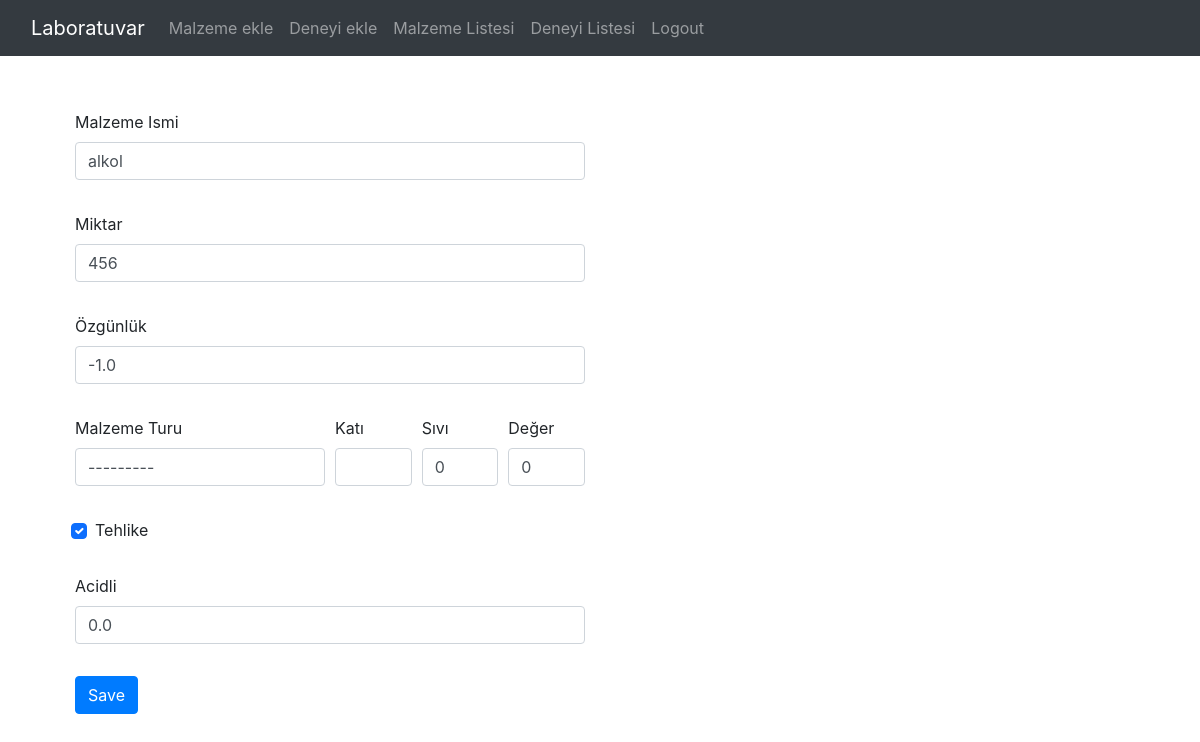
The page /update_items/1/ (signed in) on the database its author committed.
### Lab/models.py (models this page shows, shortened)
class Material(models.Model):
	adi = models.CharField('Malzeme Ismi', max_length=120, default='', blank=True, null=True)  # 1 malzemelerin ismi
	miktar = models.IntegerField(default='0', blank=True, null=True)  # malzemelerin miktari
	CHOICES = (('kati','katı'),
		      ('sivi','sıvı'),
		      ('gaz', 'gaz'),
		      )
	Materialtype = models.CharField('Malzeme Turu',max_length=5, default='', blank=True, null=True,choices=CHOICES)
	kati = models.CharField('Katı',max_length=120, default='', blank=True, null=True)
	sivi = models.IntegerField('Sıvı',default='0', blank=True, null=True)
	deger  = models.IntegerField('Değer',default='0', blank=True, null=True)
	özgünlük = models.IntegerField('Özgünlük', default='0', blank=True, null=True)
	tehlike = models.BooleanField(default=False)
	acidli = models.FloatField(default='0', blank=True, null=True)
	class Meta:
		verbose_name_plural='Malzemeler'

### Lab/views.py (the view)
# urls.py: path('update_items/<str:pk>/', views.update_malzeme, name="update-malzeme"),
def update_malzeme(request, pk):
	queryset = Material.objects.get(id=pk)
	form = MalzemeUpdateForm(instance=queryset)
	if request.method == 'POST':
		form = MalzemeUpdateForm(request.POST, instance=queryset)
		if form.is_valid():
			form.save()
			return redirect('malzeme-listesi')
	context = {
		'form':form
	}
	return render(request, 'add_malzeme.html', context)

### Lab/forms.py
class MalzemeUpdateForm(forms.ModelForm):
	class Meta:
		model = Material
		fields = [
					'adi','miktar','özgünlük',
					'Materialtype','kati','sivi',
					'deger','tehlike','acidli',
			]

### Templates/add_malzeme.html (shortened to what this page needs)
 {% extends 'base.html' %}
{% load static %}
{% load crispy_forms_tags %}
{% block content %}
{% if user.is_authenticated %}
<!DOCTYPE html>
<html>
<head>
	<link rel="stylesheet" type="text/css" href="https://stackpath.bootstrapcdn.com/bootstrap/4.5.2/css/bootstrap.min.css">
	<link href="{% static '/css/stylesheet.css' %}" rel="stylesheet">
</head>
<body>
<div class="myForm">
    <form method='POST' action=''>{% csrf_token %}
        <div class="row">
            <div class='col-sm-6'>
				<div class="form-row">
                  <div class="form-group col-md-12">
                    {{ form.adi|as_crispy_field }}
                  </div>
                  <div class="form-group col-md-12">
                    {{ form.miktar|as_crispy_field }}
                  </div>
                  <div class="form-group col-md-12">
                    {{ form.özgünlük|as_crispy_field }}
                  </div>
                </div>
                <div class="form-row">
                  <div class="form-group col-md-6">
                    {{ form.Materialtype|as_crispy_field }}
                  </div>
                  <div class="form-group col-md-2">
                    {{ form.kati|as_crispy_field }}
                  </div>
                  <div class="form-group col-md-2">
                    {{ form.sivi|as_crispy_field }}
                  </div>
                  <div class="form-group col-md-2">
                    {{ form.deger|as_crispy_field }}
                  </div>
                </div>
                <div class="form-row">
                  <div class="form-group col-md-12">
                    {{ form.tehlike|as_crispy_field }}
                  </div>
                  <div class="form-group col-md-12">
                    {{ form.acidli|as_crispy_field }}
                  </div>
                </div>
                <button type="submit" class="btn btn-primary">Save</button>
            </div>
        </div>
    </form>
</div>
</body>
{% else %}
<h1>Sorry! You Must Be Logged In To View This Page...</h1>
<a href="{% url 'login' %}">Login Here</a>
{% endif %}
{% endblock %}

### static/css/stylesheet.css (style rules this page uses)
.myForm { margin: 30px; }

### rows shown on the page
Material: adi "alkol", miktar "456", özgünlük|as_crispy_field "-1.0", Materialtype "---------", sivi "0", deger "0", tehlike "☑", acidli "0.0"
